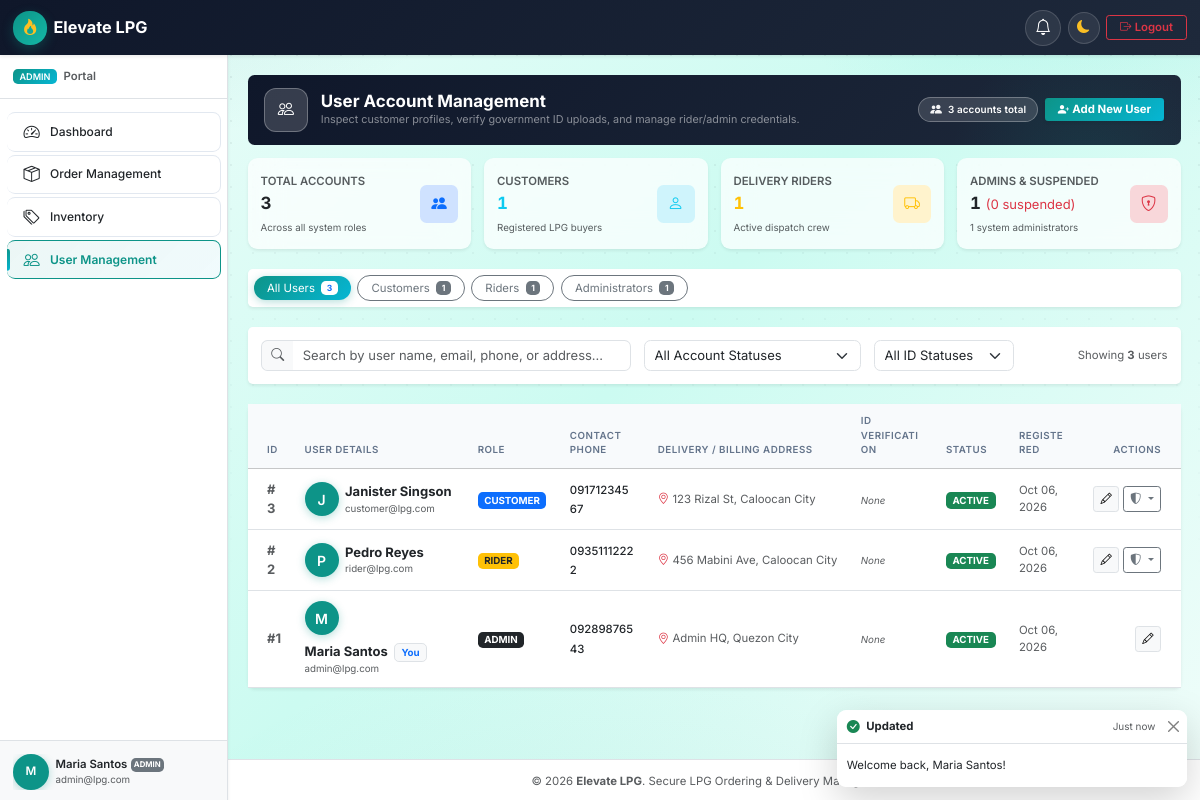
The page /pages/admin/users.php (signed in) on the database its author committed.
### tables this page shows
CREATE TABLE `users` (
  `id` int(11) NOT NULL AUTO_INCREMENT,
  `full_name` varchar(255) NOT NULL,
  `email` varchar(255) NOT NULL,
  `password` varchar(255) NOT NULL,
  `role` enum('customer','admin','rider') NOT NULL DEFAULT 'customer',
  `phone` varchar(20) NOT NULL,
  `address` text NOT NULL,
  `valid_id_path` varchar(500) DEFAULT NULL,
  `status` enum('active','inactive','suspended') NOT NULL DEFAULT 'active',
  `id_verification_status` enum('pending','approved','rejected') NOT NULL DEFAULT 'approved',
  `id_rejection_reason` varchar(500) DEFAULT NULL,
  `id_reviewed_by` int(11) DEFAULT NULL,
  `id_reviewed_at` datetime DEFAULT NULL,
  `purge_warned_at` datetime DEFAULT NULL,
  `created_at` timestamp NOT NULL DEFAULT current_timestamp(),
  `updated_at` timestamp NOT NULL DEFAULT current_timestamp() ON UPDATE current_timestamp(),
  PRIMARY KEY (`id`),
  UNIQUE KEY `email` (`email`),
  KEY `idx_role` (`role`),
  KEY `idx_status` (`status`),
  KEY `idx_verification_reviewed` (`id_verification_status`, `id_reviewed_at`)
);

### pages/admin/users.php (the view, shortened to what the rows shown need)
<?php
require_once __DIR__ . '/../../includes/helpers.php';
require_once __DIR__ . '/../../includes/auth.php';
require_once __DIR__ . '/../../classes/User.php';
require_once __DIR__ . '/../../includes/verification.php';
$db = Database::connect();
$userModel = new User($db);
$currentAdminId = (int)current_user_id();
$users = $userModel->getAll();
require_once __DIR__ . '/../../templates/header.php';
?>
<div class="container-fluid px-0" id="adminUsersContainer">
    <div class="card border-0 shadow-sm rounded-3" data-aos="fade-up">
        <div class="card-body p-0">
            <?php if (empty($users)): ?>
                <div class="text-center py-5 px-3">
                    <div class="mb-3 text-muted">
                        <i class="bi bi-people fs-1 opacity-50"></i>
                    </div>
                    <h5 class="fw-bold">No users registered in database</h5>
                    <p class="text-muted small mb-0">Registered accounts will appear here.</p>
                </div>
            <?php else: ?>
                <div class="table-responsive">
                    <table class="table table-hover align-middle mb-0" id="adminUsersTable">
                        <thead class="table-light">
                            <tr>
                                <th class="ps-4">ID</th>
                                <th>User Details</th>
                                <th>Role</th>
                                <th>Contact Phone</th>
                                <th>Delivery / Billing Address</th>
                                <th>ID Verification</th>
                                <th>Status</th>
                                <th>Registered</th>
                                <th class="text-end pe-4">Actions</th>
                            </tr>
                        </thead>
                        <tbody>
                            <?php foreach ($users as $user): ?>
                                <?php
                                $uId = (int)$user['id'];
                                $uName = (string)$user['full_name'];
                                $uEmail = (string)$user['email'];
                                $uRole = (string)$user['role'];
                                $uPhone = (string)$user['phone'];
                                $uAddress = (string)$user['address'];
                                $uStatus = (string)$user['status'];
                                $uValidId = (string)($user['valid_id_path'] ?? '');
                                $uVerification = (string)($user['id_verification_status'] ?? 'approved');
                                $uRejectionReason = trim((string)($user['id_rejection_reason'] ?? ''));
                                $uPurgeWarned = !empty($user['purge_warned_at']);
                                $uPurgeHoursLeft = null;
                                $uInitial = strtoupper(substr($uName, 0, 1));
                                $isSelf = ($uId === $currentAdminId);
                                $roleBadgeClass = 'bg-secondary';
                                if ($uRole === 'admin') $roleBadgeClass = 'bg-dark text-white';
                                elseif ($uRole === 'rider') $roleBadgeClass = 'bg-warning text-dark';
                                elseif ($uRole === 'customer') $roleBadgeClass = 'bg-primary text-white';
                                $statusBadgeClass = 'bg-success';
                                $verifBadgeClass = 'bg-success';
                                $verifLabel = 'Approved';
                                ?>
                                <tr class="admin-user-row"
                                    data-id="<?= $uId ?>"
                                    data-role="<?= e($uRole) ?>"
                                    data-status="<?= e($uStatus) ?>"
                                    data-verification="<?= e($uVerification) ?>"
                                    data-name="<?= e($uName) ?>"
                                    data-email="<?= e($uEmail) ?>"
                                    data-phone="<?= e($uPhone) ?>"
                                    data-address="<?= e($uAddress) ?>"
                                    data-id-path="<?= e($uValidId) ?>">
                                    <td class="ps-4 fw-bold text-muted">#<?= $uId ?></td>
                                    <td>
                                        <div class="d-flex align-items-center gap-2">
                                            <div class="user-avatar-circle flex-shrink-0" style="width: 34px; height: 34px; font-size: 14px;">
                                                <?= e($uInitial) ?>
                                            </div>
                                            <div class="overflow-hidden">
                                                <div class="fw-bold text-dark text-truncate" style="max-width: 180px;">
                                                    <?= e($uName) ?>
                                                    <?php if ($isSelf): ?>
                                                        <span class="badge bg-light text-primary border extra-small ms-1">You</span>
                                                    <?php endif; ?>
                                                </div>
                                                <div class="text-muted extra-small text-truncate" style="max-width: 180px;"><?= e($uEmail) ?></div>
                                            </div>
                                        </div>
                                    </td>
                                    <td>
                                        <span class="badge <?= $roleBadgeClass ?> text-uppercase px-2 py-1">
                                            <?= e($uRole) ?>
                                        </span>
                                    </td>
                                    <td>
                                        <span class="small text-dark fw-medium"><?= e($uPhone) ?></span>
                                    </td>
                                    <td>
                                        <div class="small text-muted text-truncate" style="max-width: 220px;" title="<?= e($uAddress) ?>">
                                            <i class="bi bi-geo-alt me-1 text-danger"></i><?= e($uAddress) ?>
                                        </div>
                                    </td>
                                    <td>
                                        <?php if (!empty($uValidId)): ?>
                                            <div class="d-flex flex-column gap-1">
                                                <div class="d-flex align-items-center gap-1 flex-wrap">
                                                    <span class="badge <?= $verifBadgeClass ?> text-uppercase px-2 py-1" title="Government ID status"><?= e($verifLabel) ?></span>
                                                    <a href="<?= url('pages/admin/view_id.php?user_id=' . $uId) ?>"
                                                       target="_blank"
                                                       class="btn btn-outline-info btn-sm p-1 px-2 text-decoration-none fw-semibold extra-small"
                                                       title="View Government ID Document">
                                                        <i class="bi bi-file-earmark-person me-1"></i>View
                                                    </a>
                                                </div>
                                                <?php if ($uVerification === 'pending'): ?>
                                                    <div class="d-inline-flex gap-1">
                                                        <form action="<?= url('pages/admin/users.php') ?>" method="POST" class="m-0">
                                                            <?= csrf_input() ?>
                                                            <input type="hidden" name="action" value="approve_id">
                                                            <input type="hidden" name="user_id" value="<?= $uId ?>">
                                                            <button type="submit" class="btn btn-success btn-sm p-1 px-2 extra-small fw-semibold"
                                                                    data-confirm="Approve the government ID of <?= e($uName) ?>? They will be able to place orders."
                                                                    data-confirm-title="Approve ID"
                                                                    data-confirm-icon="bi-patch-check"
                                                                    data-confirm-btn-class="btn-success">
                                                                <i class="bi bi-check-lg me-1"></i>Approve
                                                            </button>
                                                        </form>
                                                        <button type="button"
                                                                class="btn btn-outline-danger btn-sm p-1 px-2 extra-small fw-semibold btn-open-reject-id"
                                                                data-id="<?= $uId ?>"
                                                                data-name="<?= e($uName) ?>">
                                                            <i class="bi bi-x-lg me-1"></i>Reject
                                                        </button>
                                                    </div>
                                                <?php elseif ($uVerification === 'rejected' && $uRejectionReason !== ''): ?>
                                                    <span class="extra-small text-danger text-truncate" style="max-width: 200px;" title="<?= e($uRejectionReason) ?>">
                                                        <i class="bi bi-info-circle me-1"></i><?= e($uRejectionReason) ?>
                                                    </span>
                                                <?php endif; ?>
                                                <?php if ($uVerification === 'rejected' && $uPurgeHoursLeft !== null): ?>
                                                    <span class="extra-small <?= $uPurgeHoursLeft <= 0 ? 'text-danger fw-semibold' : 'text-warning-emphasis' ?>"
                                                          title="The account is deleted automatically if no valid ID is submitted.">
                                                        <i class="bi bi-trash3 me-1"></i>Auto-delete in ~<?= max(0, $uPurgeHoursLeft) ?>h<?= $uPurgeWarned ? ' (warned)' : '' ?>
                                                    </span>
                                                <?php endif; ?>
                                            </div>
                                        <?php else: ?>
                                            <span class="text-muted extra-small fst-italic">None</span>
                                        <?php endif; ?>
                                    </td>
                                    <td>
                                        <span class="badge <?= $statusBadgeClass ?> text-uppercase px-2 py-1">
                                            <?= e($uStatus) ?>
                                        </span>
                                    </td>
                                    <td class="text-muted small">
                                        <?= e(format_date($user['created_at'], 'M d, Y')) ?>
                                    </td>
                                    <td class="text-end pe-4">
                                        <div class="d-inline-flex gap-1">
                                            <button type="button"
                                                    class="btn btn-light btn-sm p-1 px-2 border btn-open-edit-user"
                                                    data-id="<?= $uId ?>"
                                                    data-name="<?= e($uName) ?>"
                                                    data-email="<?= e($uEmail) ?>"
                                                    data-phone="<?= e($uPhone) ?>"
                                                    data-address="<?= e($uAddress) ?>"
                                                    data-role="<?= e($uRole) ?>"
                                                    data-status="<?= e($uStatus) ?>"
                                                    title="Edit User Info">
                                                <i class="bi bi-pencil"></i>
                                            </button>
                                            <?php if (!$isSelf): ?>
                                                <div class="dropdown d-inline">
                                                    <button class="btn btn-sm btn-outline-secondary p-1 px-2 dropdown-toggle" type="button" data-bs-toggle="dropdown" aria-expanded="false" title="Change Status">
                                                        <i class="bi bi-shield-shaded"></i>
                                                    </button>
                                                </div>
                                            <?php endif; ?>
                                        </div>
                                    </td>
                                </tr>
                            <?php endforeach; ?>
                        </tbody>
                    </table>
                </div>
            <?php endif; ?>
        </div>
    </div>
</div>
<?php
require_once __DIR__ . '/../../templates/footer.php';
?>

### rows shown on the page
users: id "3", full_name "J", full_name "Janister Singson", email "customer@lpg.com", role "CUSTOMER", phone "09171234567", address "123 Rizal St, Caloocan City", status "ACTIVE", created_at "Oct 06, 2026"
users: id "2", full_name "P", full_name "Pedro Reyes", email "rider@lpg.com", role "RIDER", phone "09351112222", address "456 Mabini Ave, Caloocan City", status "ACTIVE", created_at "Oct 06, 2026"
users: id "1", full_name "M", full_name "Maria Santos", shows "You", email "admin@lpg.com", role "ADMIN", phone "09289876543", address "Admin HQ, Quezon City", status "ACTIVE", created_at "Oct 06, 2026"

### other values the page prints
$appName "Elevate LPG"
$role "ADMIN"
$item['label'] "Dashboard"
$item['label'] "Order Management"
$item['label'] "Inventory"
$item['label'] "User Management"
$initial "M"
$userName "Maria Santos"
$userEmail "admin@lpg.com"
$totalUsers "3"
$totalCustomers "1"
$totalRiders "1"
$totalAdmins "1"
$suspendedCount "0"
